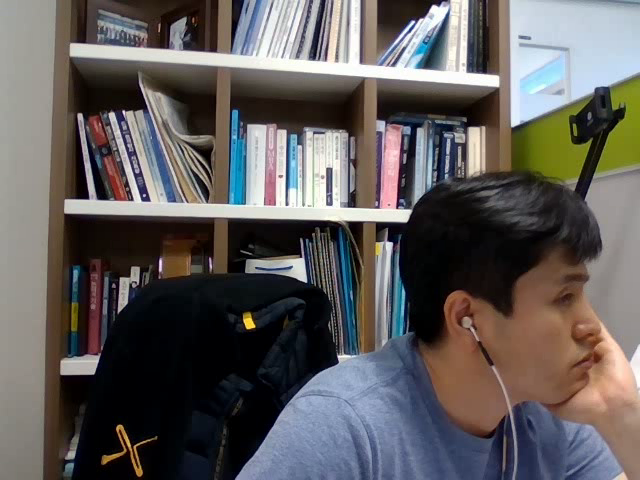
#> input picture frame 13 of output.avi, 640 x 480 px
$ python video_play.py
#> lines starting #> are read from the running program, lines starting #| are printed output that depends on the picture
import cv2

capture = cv2.VideoCapture('output.avi')

fourcc = cv2.VideoWriter_fourcc(*'XVID')
# writer = cv2.VideoWriter('output.avi', fourcc, 30.0, (640, 480))

while(1):
    ret,img_color = capture.read()
#> img_color is the input picture: shape (480, 640, 3); mean B, G, R 91.2, 92.1, 96.1

    if ret == 0:
        break

    img_gray = cv2.cvtColor(img_color, cv2.COLOR_RGB2GRAY)
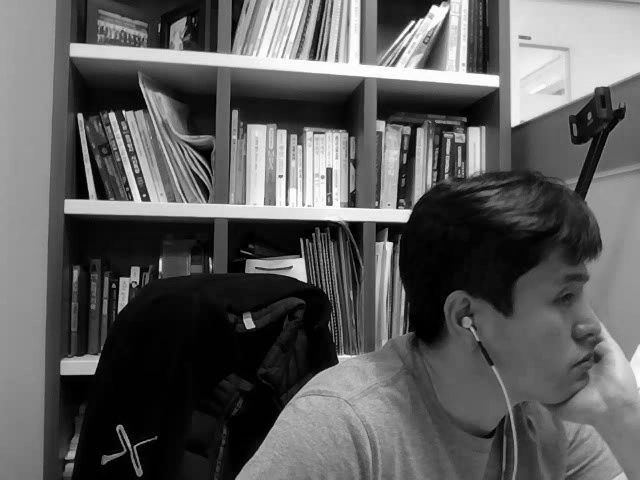
#> img_gray: shape (480, 640); min 0, max 255, mean 92.3

    cv2.imshow("Video Capture_Color", img_color)
    cv2.imshow("Video Capture_Gray", img_gray)

    #writer.write(img_color)

    if cv2.waitKey(1)&0xFF==27:
#> (key Esc is pressed here)
        break

capture.release()
# writer.release()

cv2.destroyAllWindows()

$ run again, starting later in the video
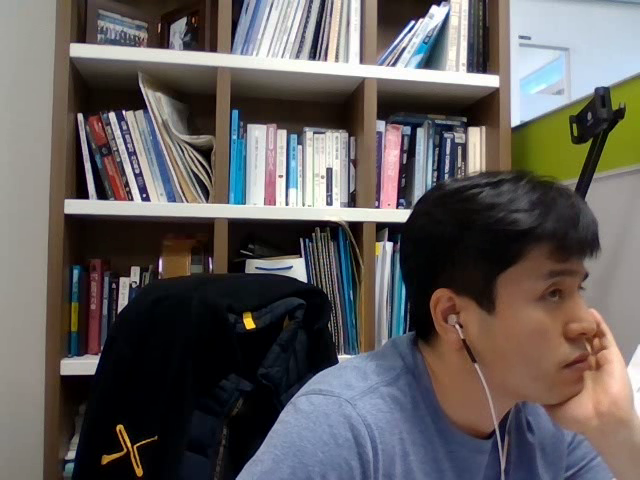
#> input picture frame 59 of output.avi, 640 x 480 px
#> img_color is the input picture: shape (480, 640, 3); mean B, G, R 91.7, 92.9, 97.4
#> `img_gray = cv2.cvtColor(img_color, cv2.COLOR_RGB2GRAY)`:
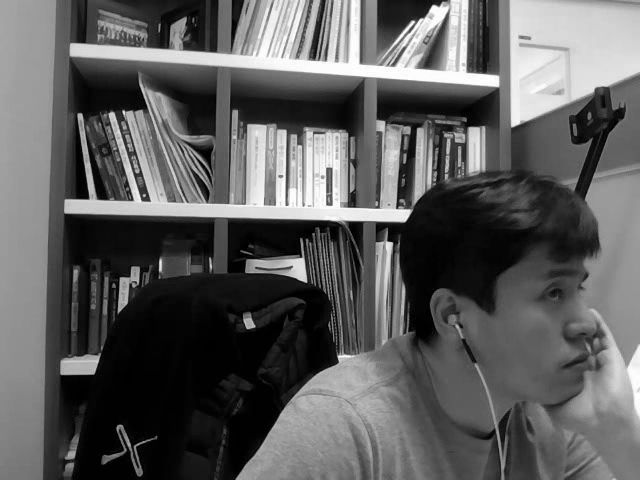
#> img_gray: shape (480, 640); min 0, max 255, mean 93.1

$ run again, starting later in the video
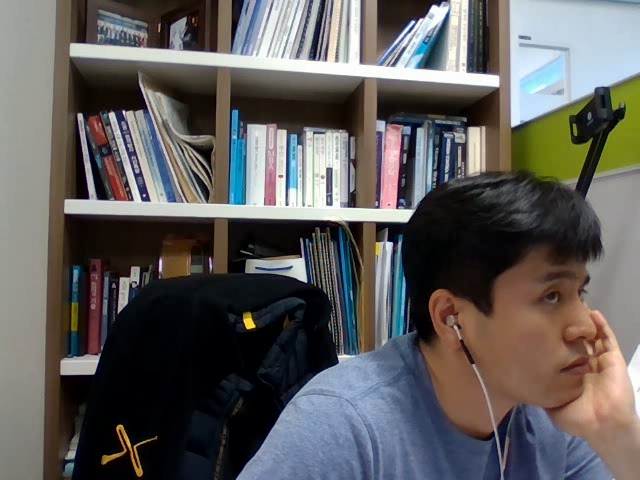
#> input picture frame 105 of output.avi, 640 x 480 px
#> img_color is the input picture: shape (480, 640, 3); mean B, G, R 91.9, 92.9, 95.4
#> `img_gray = cv2.cvtColor(img_color, cv2.COLOR_RGB2GRAY)`:
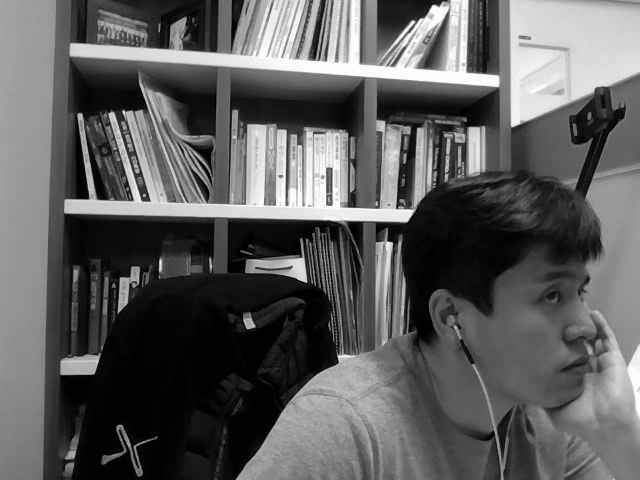
#> img_gray: shape (480, 640); min 0, max 255, mean 92.9
